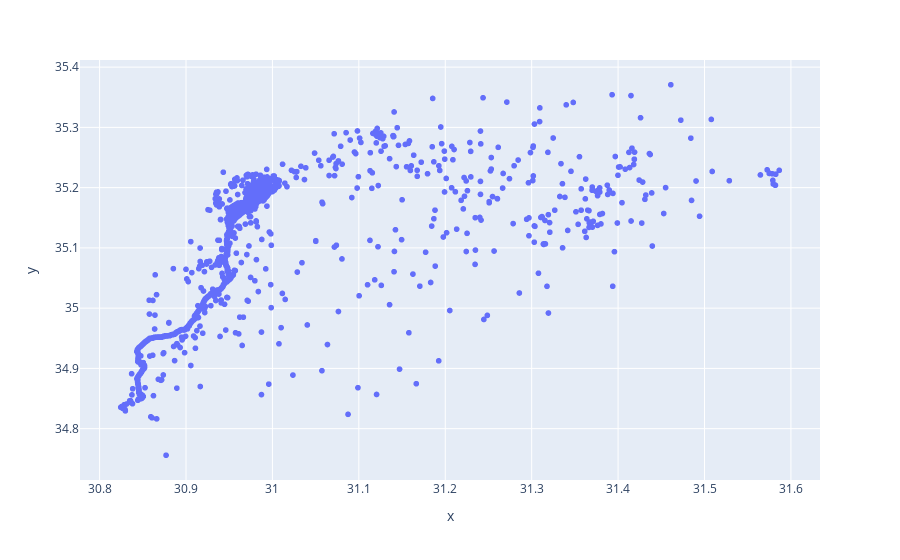

Notebook source saved alongside this figure:
### Markdown cell above
### Outliers detection

### Code cell
import plotly.express as px

fig = px.scatter(x=df['latitude'], y=df['longitude'])
fig.show()

### Figure 1 — Plotly figure (JSON) as saved in the notebook; plotly's stock layout.template omitted (floating-point values rounded to 4 significant figures; data arrays with more than 128 entries replaced by an {"elided": "..."} marker saying what was removed)
{"data": [{"hovertemplate": "x=%{x}<br>y=%{y}<extra></extra>", "legendgroup": "", "marker": {"color": "#636efa", "symbol": "circle"}, "mode": "markers", "name": "", "showlegend": false, "type": "scattergl", "x": {"elided": "11402 float values"}, "xaxis": "x", "y": {"elided": "11402 float values"}, "yaxis": "y"}], "layout": {"legend": {"tracegroupgap": 0}, "margin": {"t": 60}, "xaxis": {"anchor": "y", "domain": [0, 1], "title": {"text": "x"}}, "yaxis": {"anchor": "x", "domain": [0, 1], "title": {"text": "y"}}}}
